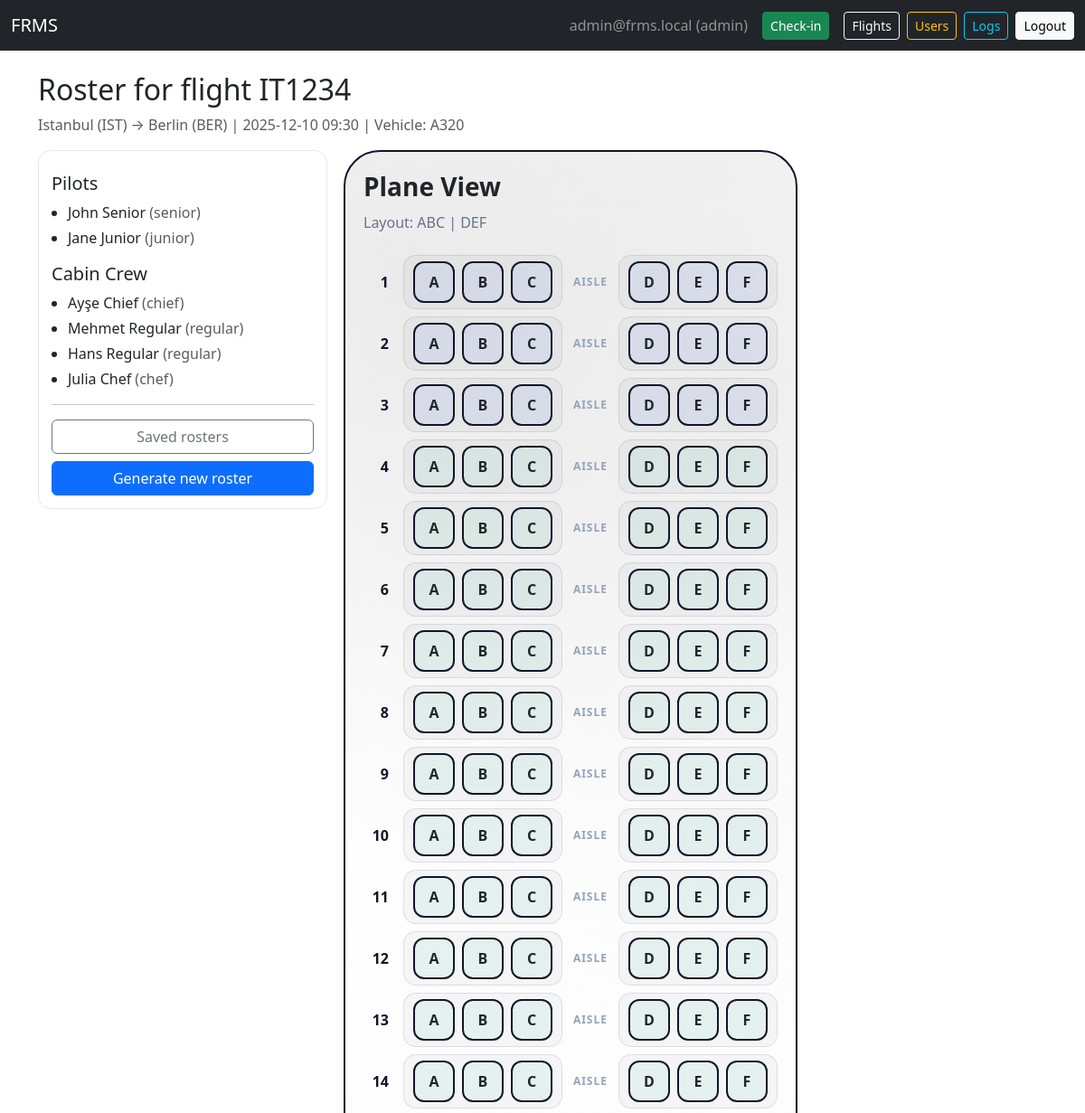
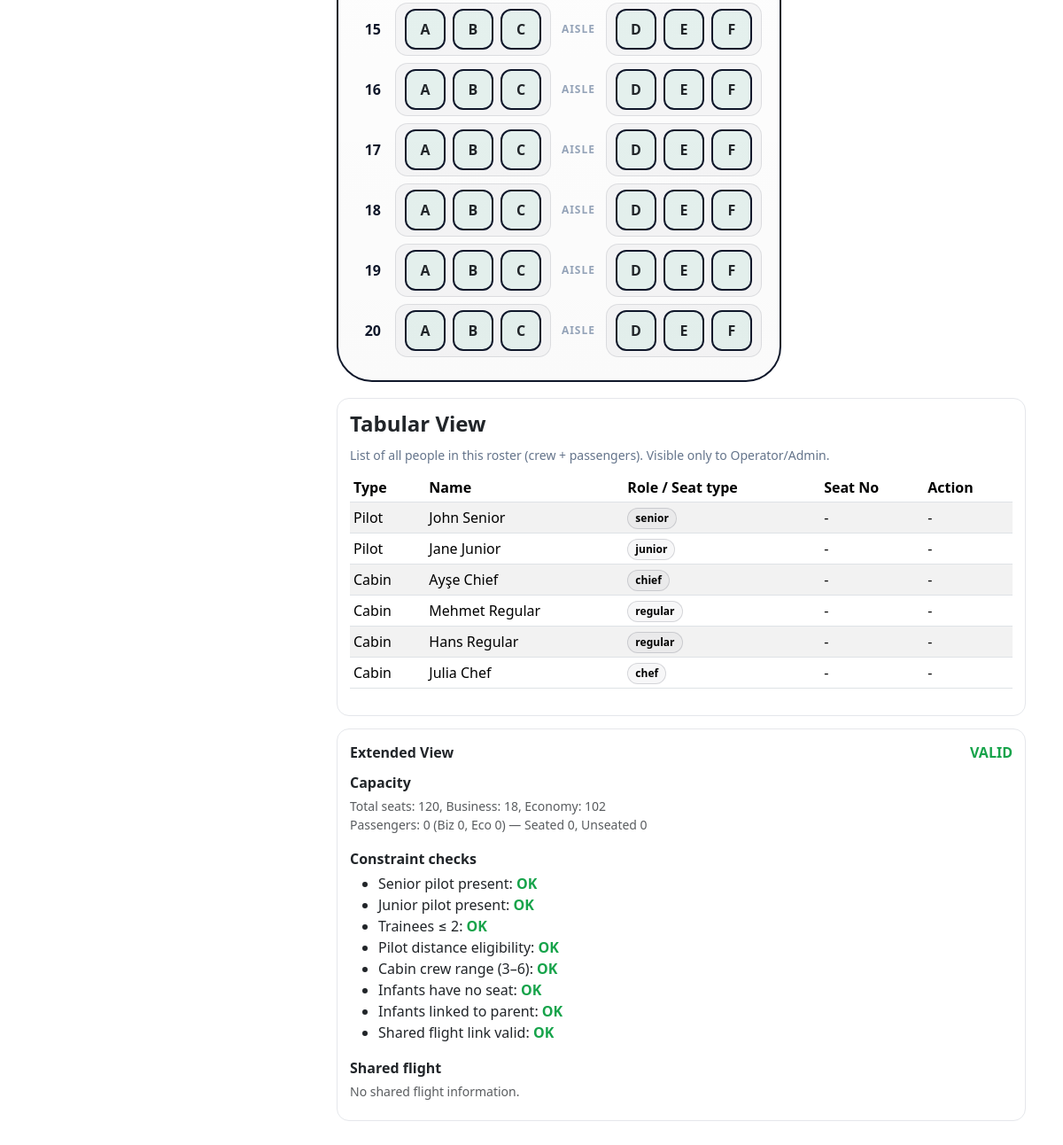
Screenshot of /roster/1 (signed in) with the database file from the repository (2 pictures, top to bottom).
### tables this page shows
CREATE TABLE users (
            id INTEGER PRIMARY KEY AUTOINCREMENT,
            email TEXT UNIQUE NOT NULL,
            password_hash TEXT NOT NULL,
            role TEXT NOT NULL DEFAULT 'viewer'
        );

CREATE TABLE flights (
            id INTEGER PRIMARY KEY AUTOINCREMENT,
            flight_no TEXT UNIQUE NOT NULL,
            date_time TEXT NOT NULL,
            duration_minutes INTEGER,
            distance_km INTEGER,
            source TEXT,
            destination TEXT,
            vehicle_type TEXT,
            shared_flight_no TEXT,
            shared_company TEXT
        );

### app.py (the view)
@app.route("/roster/<int:roster_id>")
@login_required()
def view_roster_by_id(roster_id):
    db = get_db()
    row = db.execute("SELECT * FROM rosters WHERE id=?", (roster_id,)).fetchone()
    roster = json.loads(row["data_json"])
    flight = db.execute("SELECT * FROM flights WHERE flight_no=?", (row["flight_no"],)).fetchone()
    seat_rows = build_seat_rows(flight["vehicle_type"], roster["passengers"])
    extended = build_extended_view(flight, roster.get("pilots", []), roster.get("cabin", []), roster.get("passengers", []))
    return render_template("roster.html", user=current_user(), flight=flight,
                           pilots=roster["pilots"], cabin=roster["cabin"],
                           passengers=roster["passengers"], seat_rows=seat_rows, roster_id=roster_id,
                           extended=extended)

### app.py (called while the page is built)
def get_db():
    if "db" not in g:
        g.db = sqlite3.connect(DATABASE)
        g.db.row_factory = sqlite3.Row
    return g.db

def build_seat_map(vtype):
    c = PLANE_LAYOUTS.get(vtype)
    seats = []
    if not c: return []
    for r in range(1, c["rows"] + 1):
        for col in c["cols"]:
            seats.append({"seat_no": f"{r}{col}", "seat_type": "business" if r <= c["biz"] else "economy"})
    return seats

def build_seat_rows(vehicle_type, passengers):
    seat_map = build_seat_map(vehicle_type)
    seat_lookup = {p["seat_no"]: p for p in passengers if p.get("seat_no")}
    seat_rows_dict = defaultdict(list)
    for seat in seat_map:
        seat["occupant"] = seat_lookup.get(seat["seat_no"])
        row_num = int(''.join(ch for ch in seat["seat_no"] if ch.isdigit()))
        seat_rows_dict[row_num].append(seat)
    return {r: sorted(seat_rows_dict[r], key=lambda s: s["seat_no"]) for r in sorted(seat_rows_dict.keys())}

def current_user():
    if "user_id" not in session: return None
    return get_db().execute("SELECT * FROM users WHERE id = ?", (session["user_id"],)).fetchone()

def login_required(role=None):
    from functools import wraps
    def decorator(func):
        @wraps(func)
        def wrapper(*args, **kwargs):
            user = current_user()
            if user is None:
                flash("Please log in first.", "warning")
                return redirect(url_for("login", next=request.path))
            if role and user["role"] != role:
                flash("Unauthorized.", "danger")
                return redirect(url_for("dashboard"))
            return func(*args, **kwargs)
        return wrapper
    return decorator

### templates/roster.html
{% extends "base.html" %}
{% block content %}
<h2 class="mb-2">Roster for flight {{ flight['flight_no'] }}</h2>
<p class="text-muted">
  {{ flight['source'] }} → {{ flight['destination'] }} |
  {{ flight['date_time'] }} |
  Vehicle: {{ flight['vehicle_type'] }}
</p>
{% include "roster_partial.html" %}
{% endblock %}

### templates/base.html (shortened to what this page needs)
<!doctype html>
<html lang="en">
<head>
  <link href="https://cdn.jsdelivr.net/npm/bootstrap@5.3.2/dist/css/bootstrap.min.css" rel="stylesheet">
</head>
<body>
  <nav class="navbar navbar-expand-lg navbar-dark bg-dark mb-4">
    <div class="container-fluid">
      <a class="navbar-brand" href="{{ url_for('home') }}">FRMS</a>
      <div class="d-flex align-items-center">
        {% if user %}
        <span class="navbar-text me-3 text-white-50">{{ user['email'] }} ({{ user['role'] }})</span>
        <a class="btn btn-success btn-sm me-3" href="{{ url_for('checkin') }}">Check-in</a>
        <a class="btn btn-outline-light btn-sm me-2" href="{{ url_for('flight_search') }}">Flights</a>
        {% if user['role'] == 'admin' %}
        <a class="btn btn-outline-warning btn-sm me-2" href="{{ url_for('manage_users') }}">Users</a>
        <a class="btn btn-outline-info btn-sm me-2" href="{{ url_for('view_logs') }}">Logs</a>
        {% endif %}
        <a class="btn btn-light btn-sm" href="{{ url_for('logout') }}">Logout</a>
        {% else %}
        <a class="btn btn-outline-light btn-sm me-2" href="{{ url_for('login') }}">Login</a>
        <a class="btn btn-light btn-sm" href="{{ url_for('register') }}">Register</a>
        {% endif %}
      </div>
    </div>
  </nav>
  <div class="container mb-5">
    {% block content %}{% endblock %}
  </div>
</body>
</html>

### rows the page displays
users: email "admin@frms.local", role "admin"
flights: flight_no "IT1234", source "Istanbul (IST)", destination "Berlin (BER)", date_time "2025-12-10 09:30", vehicle_type "A320"

### other values shown
{{ p['name'] }} "John Senior" "Jane Junior"
{{ p['seniority'] }} "senior" "junior"
{{ c['name'] }} "Ayşe Chief" "Mehmet Regular" "Hans Regular" "Julia Chef"
{{ c.get('attendant_type','') }} "chief" "regular" "regular" "chef"
{{ row_num }} "1" "2" "3" "4" "5" "6" "7" "8" "9" "10" "11" "12" "13" "14" "15" "16" "17" "18" "19" "20"
{{ col }} "A" "B" "C" "A" "B" "C" "A" "B" "C" "A" "B" "C" "A" "B" "C" "A" "B" "C" "A" "B" "C" "A" "B" "C" "A" "B" "C" "A" "B" "C" "A" "B" "C" "A" "B" "C" "A" "B" "C" "A" "B" "C" "A" "B" "C" "A" "B" "C" "A" "B" "C" "A" "B" "C" "A" "B" "C" "A" "B" "C"
{{ col }} "D" "E" "F" "D" "E" "F" "D" "E" "F" "D" "E" "F" "D" "E" "F" "D" "E" "F" "D" "E" "F" "D" "E" "F" "D" "E" "F" "D" "E" "F" "D" "E" "F" "D" "E" "F" "D" "E" "F" "D" "E" "F" "D" "E" "F" "D" "E" "F" "D" "E" "F" "D" "E" "F" "D" "E" "F" "D" "E" "F"
{{ c.get('attendant_type','crew') }} "chief" "regular" "regular" "chef"
{{ extended['capacity']['total_seats'] }} "120"
{{ extended['capacity']['business_seats'] }} "18"
{{ extended['capacity']['economy_seats'] }} "102"
{{ extended['capacity']['pax_total'] }} "0"
{{ extended['capacity']['pax_business'] }} "0"
{{ extended['capacity']['pax_economy'] }} "0"
{{ extended['capacity']['seated'] }} "0"
